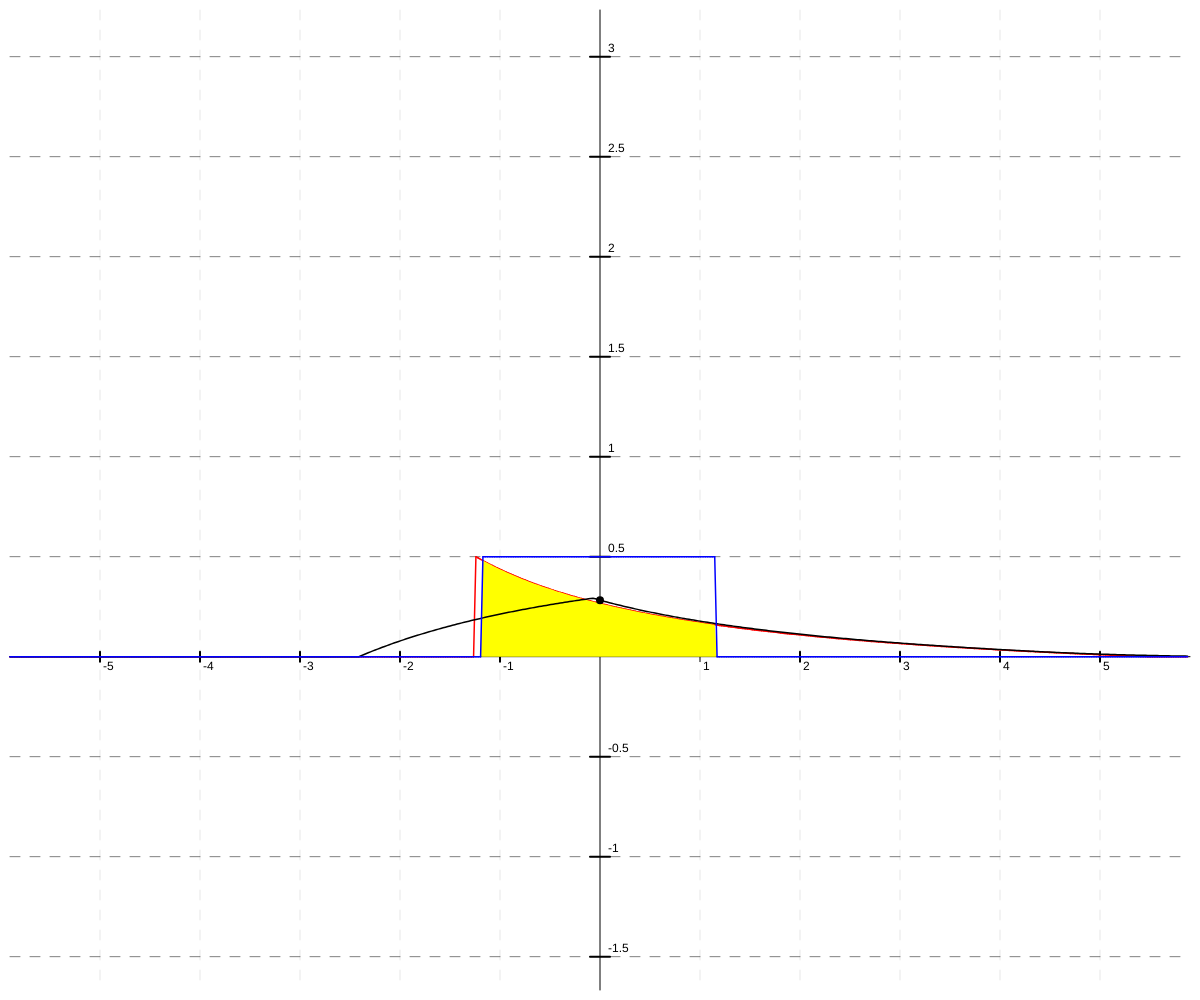
Frame 1 (no input)
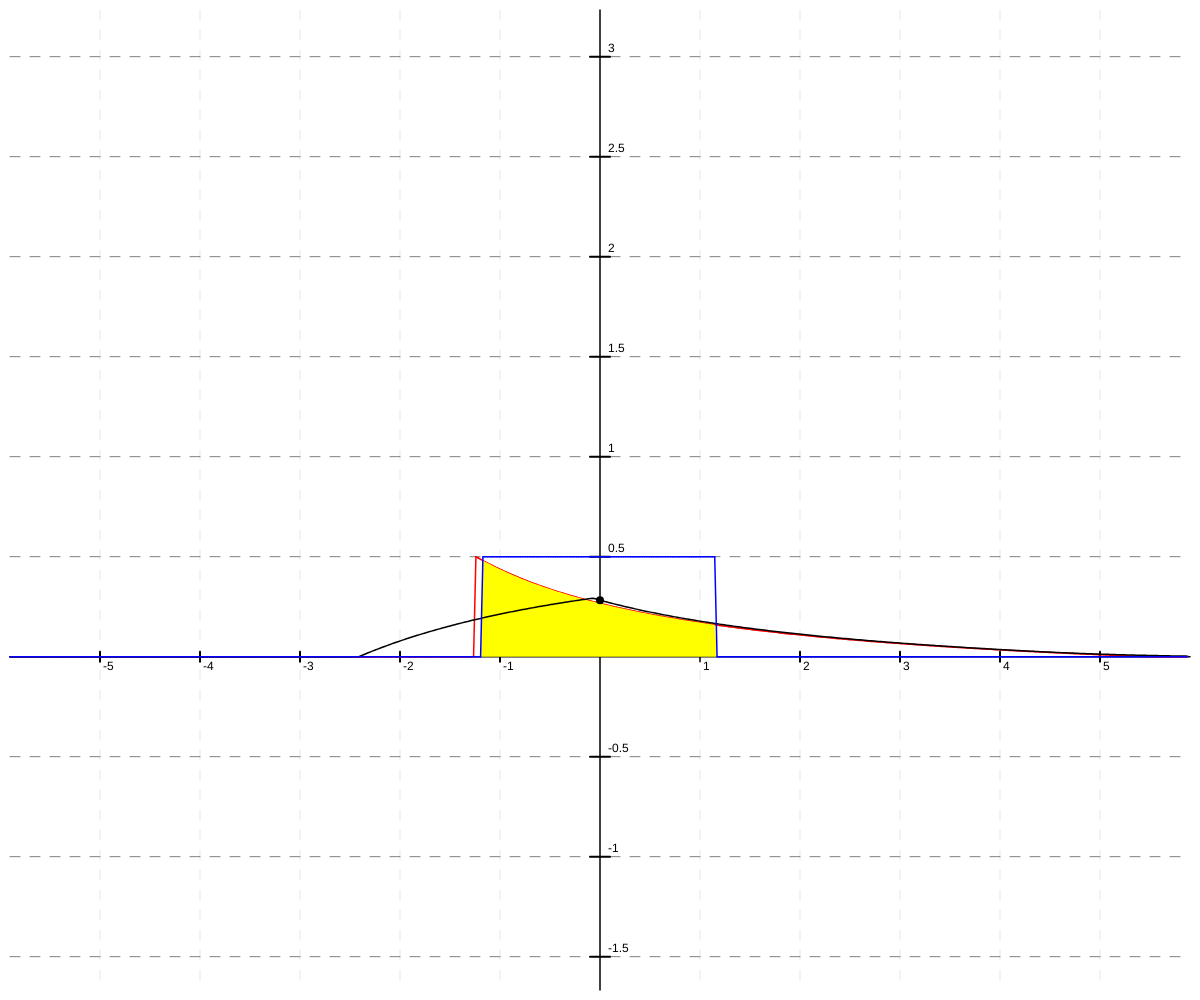
Frame 60 (no input)
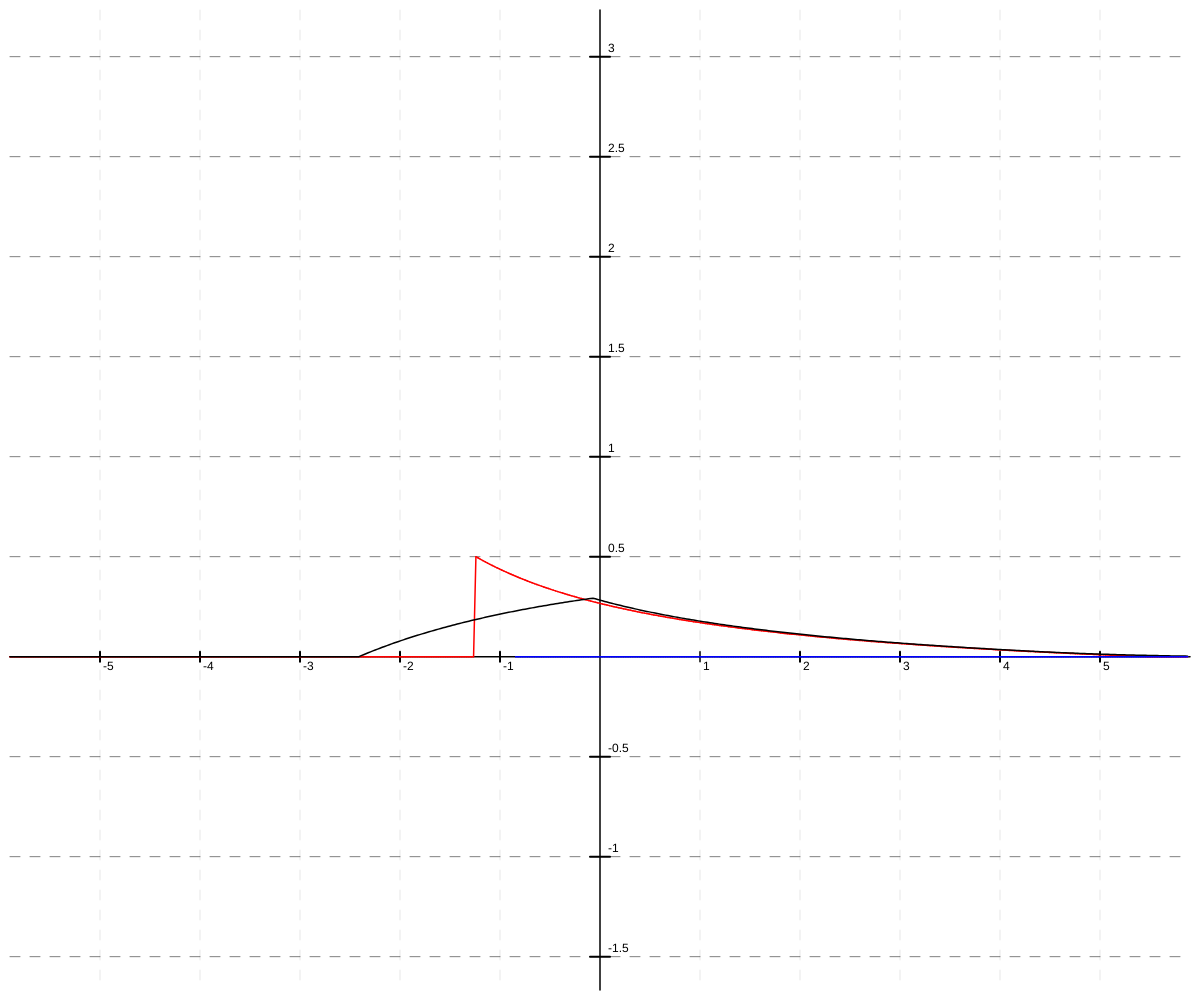
Frame 120 (the mouse pressed at the canvas centre since frame 60)

The p5.js sketch that drew these frames (run headless with seeded random() and noise() and a simulated clock; from frame 60 on, the mouse is pressed at the canvas centre):

// p5.js sketch
// ── sketch.js
const graphPosition1 = 0;
let graphPosition2 = 0;
let graphPosition3 = 0;
const margin = 10;

let slider;
let sliderValue = 0;
let button;

let reversed = false;

const signalOneMeasure = 100;

let gx = [0, 0, 0, 0, 0, 0, 0, 0, 0, 0, 0, 0, 0, 0, 0, 0, 0, 0, 0, 0, 0, 0, 0, 0, 0, 0, 0, 0, 0, 0, 0, 0, 0, 0, 0, 0, 0, 0, 0, 0, 0, 0, 0, 0, 0, 0, 0, 0, 0, 0, 0, 0, 0, 0, 0, 0, 0, 0, 0, 0, 0, 0, 0, 0, 0, 0, 0, 0, 0, 0, 0, 0, 0, 0, 0, 0, 0, 0, 0, 0, 0, 0, 0, 0, 0, 0, 0, 0, 0, 0, 0, 0, 0, 0, 0, 0, 0, 0, 0, 0, 0, 0, 0, 0, 0, 0, 0, 0, 0, 0, 0, 0, 0, 0, 0, 0, 0, 0, 0, 0, 0, 0, 0, 0, 0, 0, 0, 0, 0, 0, 0, 0, 0, 0, 0, 0, 0, 0, 0, 0, 0, 0, 0, 0, 0, 0, 0, 0, 0, 0, 0, 0, 0, 0, 0, 0, 0, 0, 0, 0, 0, 0, 0,  0, 0, 0, 0, 0, 0, 0, 0, 0, 0, 0, 0, 0, 0, 0, 0, 0, 0, 0, 0, 0, 0, 0, 0, 0, 0, 0, 0, 0, 0, 0, 0, 0, 0, 0, 0, 0, 0, 0, 1, 1, 1, 1, 1, 1, 1, 1, 1, 1, 1, 1, 1, 1, 1, 1, 1, 1, 1,
     1, 1, 1, 1, 1, 1, 1, 1, 1, 1, 1, 1, 1, 1, 1, 1, 1, 1, 1, 1, 1, 1, 1, 1, 1, 1, 1, 1, 1, 1, 1, 1, 1, 1, 1, 1, 1, 1, 1, 1, 1, 1, 1, 1, 1, 1, 1, 1, 1, 1, 1, 1, 1, 1, 1, 1, 1, 1, 1, 1, 1, 1, 1, 1, 1, 1, 1, 1, 1, 1, 1, 1, 1, 1, 1, 1, 1, 1, 1, 1, 1,
    0, 0, 0, 0, 0, 0, 0, 0, 0, 0, 0, 0, 0, 0, 0, 0, 0, 0, 0, 0, 0, 0, 0, 0, 0, 0, 0, 0, 0, 0, 0, 0, 0, 0, 0, 0, 0, 0, 0, 0, 0, 0, 0, 0, 0, 0, 0, 0, 0, 0, 0, 0, 0, 0, 0, 0, 0, 0, 0, 0, 0, 0, 0, 0, 0, 0, 0, 0, 0, 0, 0, 0, 0, 0, 0, 0, 0, 0, 0, 0, 0, 0, 0, 0, 0, 0, 0, 0, 0, 0, 0, 0, 0, 0, 0, 0, 0, 0, 0, 0, 0, 0, 0, 0, 0, 0, 0, 0, 0, 0, 0, 0, 0, 0, 0, 0, 0, 0, 0, 0, 0, 0, 0, 0, 0, 0, 0, 0, 0, 0, 0, 0, 0, 0, 0, 0, 0, 0, 0, 0, 0, 0, 0, 0, 0, 0, 0, 0, 0, 0, 0, 0, 0, 0, 0, 0, 0, 0, 0, 0, 0, 0, 0, 0, 0, 0, 0, 0, 0, 0, 0, 0, 0, 0, 0, 0, 0, 0, 0, 0, 0, 0, 0, 0, 0, 0, 0, 0, 0, 0, 0, 0, 0, 0, 0, 0, 0, 0, 0, 0, 0, 0
];
let fx = [0,0,0,0,0,0,0,0,0,0,0,0,0,0,0,0,0,0,0,0,0,0,0,0,0,0,0,0,0,0,0,0,0,0,0,0,0,0,0,0,0,0,0,0,0,0,0,0,0,0,0,0,0,0,0,0,0,0,0,0,0,0,0,0,0,0,0,0,0,0,0,0,0,0,0,0,0,0,0,0,0,0,0,0,0,0,0,0,0,0,0,0,0,0,0,0,0,0,0,0,0,0,0,0,0,0,0,0,0,0,0,0,0,0,0,0,0,0,0,0,0,0,0,0,0,0,0,0,0,0,0,0,0,0,0,0,0,0,0,0,0,0,0,0,0,0,0,0,0,0,0,0,0,0,0,0,0,0,0,0,0,0,0,0,0,0,0,0,0,0,0,0,0,0,0,0,0,0,0,0,0,0,0,0,0,0,0,0,0,0,0,0,0,0,0,0,0,0,0,1,0.9866491875668404,0.9735601557696248,0.9607252799296371,0.9481372286250336,0.935788949726232,0.9236736572217473,0.9117848187827671,0.9001161440185829,0.8886615733785123,0.8774152676591701,0.8663715980789151,0.8555251368840219,0.8448706484536402,0.8344030808729143,0.824117557945766,0.81400937162081,0.8040739748056821,0.794306974546743,0.78470412555266,0.7752613240418119,0.7659746018947793,0.7568401210944194,0.7478541684371547,0.7390131505001686,0.7303135888501743,0.7217521154803385,0.7133254684627836,0.7050304878048781,0.6968641114982578,0.688823371750201,0.6809053913876106,0.6731073804244536,0.6654266327840507,0.6578605231681314,0.6504065040650406,0.6430621028899364,0.6358249192502352,0.6286926223299502,0.6216629483869351,0.6147336983573918,0.6079027355623101,0.6011679835108211,0.5945274237957165,0.5879790940766552,0.581521086146822,0.5751515440790416,0.5688686624475574,0.5626706846219043,0.5565559011294812,0.5505226480836238,0.5445693056741353,0.5386942967174033,0.5328960852633736,0.527173175256799,0.5215241092503091,0.5159474671669793,0.5104418651101889,0.5050059542186741,0.4996384195647886,0.4943379790940767,0.48910338260436725,0.48393341076267904,0.47882687415831215,0.473782612390584,0.4687994931897373,0.4638764115696235,0.45901228901082847,0.4542060726729718,0.4494567346349711,0.44476327116212344,0.4401247019988998,0.43554006968641124,0.4310084389035467,0.4265288958308302,0.42210054753608756,0.4177225213810579,0.4133939644481191,0.40911404298633686,0.40488194187608273,0.4006968641114982,0.3965580303001135,0.3924646781789638,0.3884160621465699,0.38441145281018024,0.3804501365476976,0.37653141508373605,0.37265460507928233,0.3688190377344503,0.3650240584038495,0.36126902622409696,0.35755331375303284,0.35387630662020914,0.3502374031882437,0.34663601422464896,0.34307156258375765,0.3395434828983859,0.3360512212808857,0.33259423503325947,0.3291719923660112,0.3257839721254356,0.32242966352904473,0.3191085659088558,0.31582018846226473,0.312564050010248,0.3093396787626413,0.30614661209025407,0.3029843963035904,0.2998525864379523,0.2967507460447127,0.29367844698855156,0.29063526925045835,0.2876208007363092,0.2846346370908378,0.2816763815168191,0.2787456445993031,0.275842044134727,0.27296520496475546,0.27011475881469166,0.26729034413631814,0.2644916059550206,0.2617181957210652,0.25896977116489306,0.25624599615631005,0.25354654056744647,0.2508710801393728,0.24821929635225568,0.24559087629894558,0.24298551256189269,0.2404029030932855,0.2378427510983186,0.2353047649214897,0.23278865793584058,0.23029414843504661,0.2278209595282766,0.22536881903773448,0.22293745939880705,0.22052661756273986,0.21813603490176553,0.2157654571166154,0.21341463414634151,0.21108332008038513,0.20877127307282523,0.20647825525874303,0.20420403267264525,0.20194837516888284,0.19971105634401293,0.19749185346104475,0.19529054737551982,0.1931069224633727,0.1909407665505227,0.1887918708441496,0.18666002986560476,0.18454504138491423,0.18244670635682733,0.18036482885837263,0.1782992160278746,0.17624967800539598,0.17421602787456444,0.17219808160574715,0.1701956580005361,0.16820857863751054,0.16623666781924087,0.16427975252050192,0.16233766233766236,0.16041022943922167,0.1584972885174609,0.1565986767411816,0.15471423370950124,0.15284380140668108,0.15098722415795587,0.14914434858634304,0.14731502357040377,0.14549910020293302,0.1436964317505532,0.14190687361419071,0.14013028329041063,0.13836652033358915,0.13661544631890316,0.13487692480611443,0.13315082130413144,0.13143700323632618,0.12973533990659059,0.12804570246611102,0.12636796388084612,0.12470199889968825,0.12304768402329386,0.12140489747356406,0.11977351916376315,0.11815343066925478,0.11654451519884655,0.11494665756672297,0.11335974416495632,0.11178366293658067,0.11021830334921426,0.10866355636921987,0.1071193144363877,0.10558547143912995,0.10406192269017614,0.10254856490275362,0.10104529616724746,0.09955201592832259,0.09806862496250324,0.09659502535619426,0.09513112048413723,0.09367681498829039,0.0922320147571224,0.09079662690531054,0.08937055975383504,0.08795372281045974,0.0865460267505901,0.08514738339850099,0.08375770570892521,0.08237690774899535,0.08100490468052998,0.07964161274265805,0.07828694923477261,0.07694083249980765,0.07560318190782987,0.07427391783993977,0.07295296167247389,0.07164023576150322,0.07033566342761918,0.06903916894100393,0.06775067750677508,0.06647011525060303,0.06519740920459165,0.06393248729341823,0.06267527832072756,0.061425711955773496,0.0601837187203042,0.05894922997568352,0.05772217791024732,0.056502495526885806,0.05529011663084979,0.05408497581777523,0.05288700846192145,0.05169615070461853,0.0505123394429211,0.049335512318460756,0.048165607706497277,0.047002564705161065,0.045846323124885464,0.04469682347802234,0.04355400696864117,0.04241781548250262,0.0412881915772089,0.04016507847252202,0.03904842004085066,0.037938160797899426,0.03683424589347935,0.035736621102474796,0.03464523281596451,0.03356002803249404,0.032480954349495106,0.03140795995485111,0.030340993618603977,0.029280004684800784,0.02822494306347693,0.027175759222773332,0.026132404181184638,0.02509482949993732,0.024062987275492304,0.023036830132173853,0.022016311214917473,0.021001384182139288,0.0199920031987205,0.01898812292910791,0.017989698530525688,0.016996685646299043,0.01600904039928435,0.01502671938540718,0.014049679667303592,0.013077878768063865,0.012111274665076721,0.01114982578397215,0.01019349099266071,0.009242229595467676,0.008296001327360298,0.007354766348266604,0.006418485237484038,0.005487118988175283,0.004560629001951977,0.0036389770835418087,0.0027221254355401245,0.0018100366532422247,0.000902673719557402,0,0,0,0,0,0,0,0,0,0,0,0,0,0,0,0,0,0
];

gx.reverse();
function setup() {
    // put setup code here
    createCanvas(windowWidth, windowHeight);
    background(0);

    graphPosition2 = windowHeight / 3;
    graphPosition3 = windowHeight / 3;

    // slider = createSlider(-fx.length/2, fx.length/2, 0, 1);
    // slider.position(10, 10);
    // slider.style('width', '150px');

    // button = createButton('click me');
    // button.position(19, 19);
    // button.mousePressed(loopThroughConvolution);

    frameRate(30);
}

function draw() {
    background(255);
    const sampleWidth = (windowWidth - 2 * margin) / fx.length;
    // sliderValue = slider.value();
    // put drawing code here

    // // f(x)
    // drawGraph(graphPosition1, windowHeight, windowWidth);
    // drawSignal(fx, graphPosition1, windowHeight, windowWidth, {
    //     r: 255,
    //     g: 0,
    //     b: 0
    // });

    if (reversed) gx = gx.reverse();
    // g(x)

    // drawGraph(graphPosition2, windowHeight, windowWidth);
    // drawSignal(gx, graphPosition2, windowHeight, windowWidth, {
    //     r: 0,
    //     g: 0,
    //     b: 255
    // });

    gx = gx.reverse();
    reversed = true;
    // f*g
    drawGraph(graphPosition3, windowHeight, windowWidth);

    let newDat = offsetData(gx, sliderValue);

    // f(tao)
    drawSignal(fx, graphPosition3, windowHeight, windowWidth, {
        r: 255,
        g: 0,
        b: 0
    });

    // overlapped area
    let overlappedData = findOverlap(fx, newDat);
    drawOverlap(overlappedData, graphPosition3, windowHeight, windowWidth, {
        r: 255,
        g: 255,
        b: 0
    });

    // convolution line
    let convolutionLine = [];
    stroke(0);
    noFill();
    beginShape();
    for (let i = -fx.length / 2; i < fx.length / 2; i++) {
        let newDat = offsetData(gx, i);
        let od = findOverlap(fx, newDat);
        convolutionLine.push(calculateArea(od));
        vertex(i * sampleWidth + windowWidth / 2, windowHeight / 3 * 2 - margin - calculateArea(od) * signalOneMeasure * 5);
    }
    endShape();

    // g(t - tao)
    drawSignal(newDat, graphPosition3, windowHeight, windowWidth, {
        r: 0,
        g: 0,
        b: 255
    });

    fill(0);
    noStroke();
    let area = convolutionLine[parseInt(sliderValue + fx.length / 2, 10)];
    ellipse(sliderValue * sampleWidth + windowWidth / 2, windowHeight / 3 * 2 - margin - area * signalOneMeasure * 5, 8, 8);

    if (touches) {
        let dx = mouseX - pmouseX;

        sliderValue += dx * 1.2;
    }
}

function loopThroughConvolution() {
    sliderValue = -fx.length / 2;
    let t = setInterval(function () {
        sliderValue += 2;

        if (sliderValue >= fx.length / 2) clearInterval(t);
    }, 33);
}

function drawGraph(yOrigin, windowHeight, windowWidth) {
    // Line color
    stroke(0);
    // Horizontal axis line
    line(windowWidth / 2, margin, windowWidth / 2, windowHeight - margin);

    // Vertical axis line
    line(margin, yOrigin + windowHeight / 3 - margin, windowWidth - margin, yOrigin + windowHeight / 3 - margin);


    // Draw horizontal markers

    const gridSize = 100;

    let xl = 0;

    for(let x = windowWidth / 2 + gridSize; x < windowWidth - margin * 4; x+= gridSize) {
      xl++;
      line(x, yOrigin + windowHeight / 3 - margin / 2 * 3, x, yOrigin + windowHeight / 3 - margin / 2);

      strokeWeight(0.1);
      dashedLine(x, margin, x, windowHeight - margin, 20);
      strokeWeight(2);

      noStroke();
      text(xl, x + 3, yOrigin + windowHeight / 3 + 3);

      stroke(0);
    }

    xl = 0;
    for(let x = windowWidth / 2 - gridSize; x > margin * 4; x-= 100) {
      xl--;
      line(x, yOrigin + windowHeight / 3 - margin / 2 * 3, x, yOrigin + windowHeight / 3 - margin / 2);

      strokeWeight(0.1);
      dashedLine(x, margin, x, windowHeight - margin, 20);
      strokeWeight(2);

      noStroke();
      text(xl, x + 3, yOrigin + windowHeight / 3 + 3);

      stroke(0);
    }


    // Draw vertical markers

    const gridSizeY = 100;
    let yl = 0;

    for(let y = yOrigin + windowHeight / 3 - margin + gridSizeY; y < windowHeight - margin; y+= gridSizeY) {
      yl -= 0.5;
      line(windowWidth/2 - margin, y, windowWidth/2 + margin, y);

      strokeWeight(0.5);
      dashedLine(margin, y, windowWidth - margin, y, 20);
      strokeWeight(2);

      noStroke();
      text(yl, windowWidth / 2 + 8, y - 5);

      stroke(0);
    }

    yl = 0;
    for(let y = yOrigin + windowHeight / 3 - margin - gridSizeY; y > margin; y-= gridSizeY) {
      yl += 0.5;
      line(windowWidth/2 - margin, y, windowWidth/2 + margin, y);

      strokeWeight(0.5);
      dashedLine(margin, y, windowWidth - margin, y, 20);
      strokeWeight(2);

      noStroke();
      text(yl, windowWidth / 2 + 8, y - 5);

      stroke(0);
    }
}

function dashedLine(x1, y1, x2, y2, dashPeriod) {
  const distance = Math.sqrt(Math.abs((x2 - x1) * (x2 - x1)) + Math.abs((y2 - y1) * (y2 - y1)));
  const distanceX = x2 - x1;
  const distanceY = y2 - y1;
  const numOfDashes = Math.floor(distance / dashPeriod);
  const periodX = Math.floor(distanceX / numOfDashes);
  const periodY = Math.floor(distanceY / numOfDashes);

  for(let i = 0; i < numOfDashes; i++) {
    line(x1 + i * periodX,
        y1 + i * periodY,
        x1 + (i + 0.5) * periodX,
        y1 + (i + 0.5) * periodY );
  }
}

function drawSignal(data, yOrigin, windowHeight, windowWidth, color) {
    const dataLength = data.length;
    const sampleWidth = (windowWidth - 2 * margin) / dataLength;

    let lastx = margin;
    let lasty = yOrigin + windowHeight / 3 - margin;

    strokeWeight(1.5);
    stroke(color.r, color.g, color.b);

    for (let i = 0; i < dataLength; i++) {
        let x = margin + sampleWidth * i;
        let y = yOrigin + windowHeight / 3 - margin - (data[i] * signalOneMeasure);

        line(lastx, lasty, x, y);

        lastx = x;
        lasty = y;
    }
}

function drawOverlap(data, yOrigin, windowHeight, windowWidth, color) {
    const dataLength = data.length;
    const sampleWidth = (windowWidth - 2 * margin) / dataLength;

    let lastx = margin;
    let lasty = windowHeight / 3 - margin;

    noStroke();
    fill(color.r, color.g, color.b);
    beginShape();

    for (let i = 0; i < dataLength; i++) {
        let x = margin + sampleWidth * i;
        let y = yOrigin + windowHeight / 3 - margin - (data[i] * signalOneMeasure);


        vertex(x, y);

        lastx = x;
        lasty = y;
    }

    endShape(CLOSE);
}

function offsetData(data, offset) {
    let length = data.length;
    let zeros = Array.apply(null, Array(length)).map(Number.prototype.valueOf, 0);
    let newData = [...zeros, ...data, ...zeros];
    // console.log(newData);

    let returnData = [];
    for (let i = 0; i < length; i++) {
        // console.log(newData[i+offset])
        returnData.push(newData[parseInt(i - offset + length, 10)]);
    }

    // console.log(returnData)

    return returnData;
}

function findOverlap(f, g) {
    if (f.length !== g.length) return null;

    let returnData = [];

    for (let i = 0; i < f.length; i++) {
        let fv = f[i];
        let gv = g[i];

        returnData.push(fv * gv);
    }

    return returnData;
}

function calculateArea(data) {
    let area = 0;
    for (let i = 0; i < data.length; i++) {
        area += data[i];
    }

    area /= data.length;

    return area;
}
